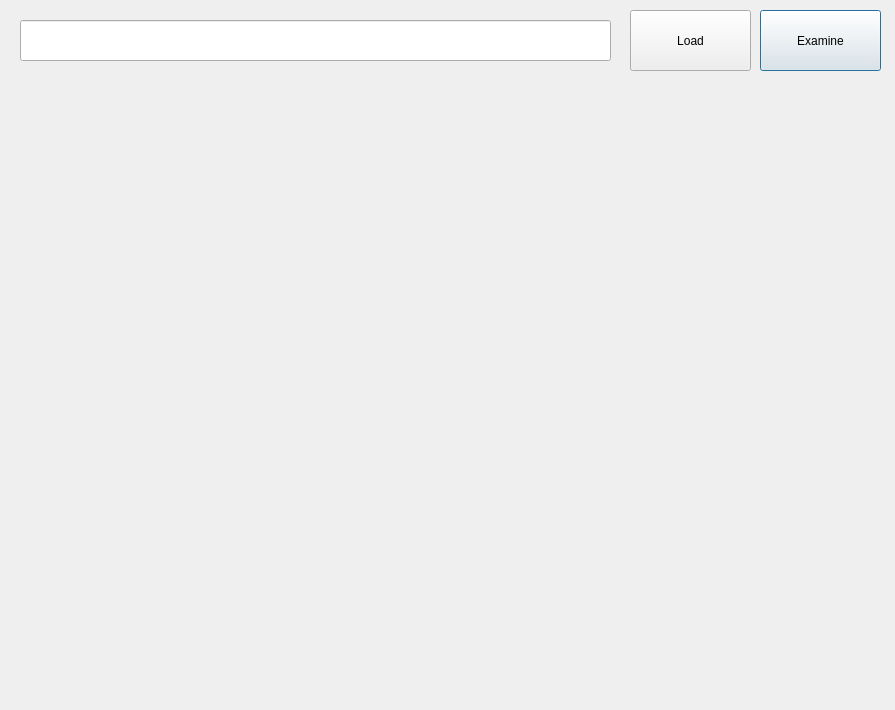
<?xml version="1.0" encoding="UTF-8"?>
<ui version="4.0">
 <class>Dialog</class>
 <widget class="QDialog" name="Dialog">
  <property name="geometry">
   <rect>
    <x>0</x>
    <y>0</y>
    <width>895</width>
    <height>710</height>
   </rect>
  </property>
  <property name="windowTitle">
   <string>Dialog</string>
  </property>
  <widget class="QPushButton" name="procRun">
   <property name="geometry">
    <rect>
     <x>760</x>
     <y>10</y>
     <width>121</width>
     <height>61</height>
    </rect>
   </property>
   <property name="text">
    <string>Examine</string>
   </property>
  </widget>
  <widget class="QPushButton" name="loadBtn">
   <property name="geometry">
    <rect>
     <x>630</x>
     <y>10</y>
     <width>121</width>
     <height>61</height>
    </rect>
   </property>
   <property name="text">
    <string>Load</string>
   </property>
  </widget>
  <widget class="QLabel" name="result">
   <property name="geometry">
    <rect>
     <x>150</x>
     <y>80</y>
     <width>721</width>
     <height>611</height>
    </rect>
   </property>
   <property name="text">
    <string/>
   </property>
  </widget>
  <widget class="QLineEdit" name="fnameEdit">
   <property name="geometry">
    <rect>
     <x>20</x>
     <y>20</y>
     <width>591</width>
     <height>41</height>
    </rect>
   </property>
  </widget>
 </widget>
 <resources/>
 <connections/>
</ui>
